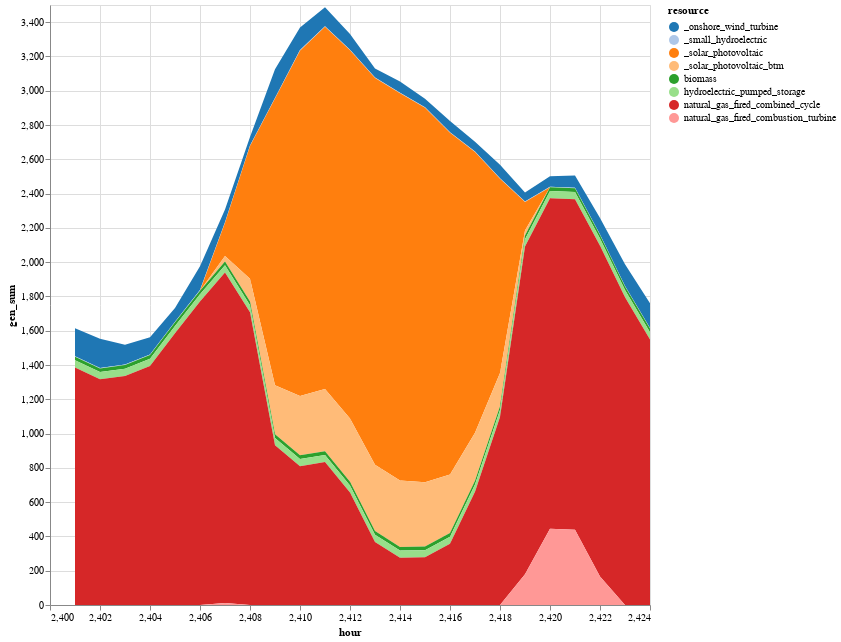

Notebook code cell kept with this figure:
### Markdown cell above
### 5. Run sensitivity on capacity

Let's now examine what happens if we increase utility solar capacity from the current 500MW up to 3500 MW.

### Code cell
# Increase solar photovoltaic capacity
gen_df_sens = copy(gen_df)
gen_df_sens[gen_df_sens.resource .== "solar_photovoltaic",
    :existing_cap_mw] .= 3500

solution = economic_dispatch_multi_time(gen_df_sens, loads_multi, gen_variable_multi);

sol_gen = innerjoin(solution.solution, 
                    gen_df[!, [:r_id, :resource]], 
                    on = :r_id)

sol_gen = combine(groupby(sol_gen, [:resource, :hour]), 
            :gen => sum)
sol_gen_btm = copy(sol_gen)
sol_gen_btm[sol_gen_btm.resource .== "solar_photovoltaic", :resource] .= "_solar_photovoltaic"
sol_gen_btm[sol_gen_btm.resource .== "onshore_wind_turbine", :resource] .= "_onshore_wind_turbine"
sol_gen_btm[sol_gen_btm.resource .== "small_hydroelectric", :resource] .= "_small_hydroelectric"

btm = DataFrame(resource = repeat(["_solar_photovoltaic_btm"]; outer=length(T_period)), 
    hour = T_period,
    gen_sum = gen_variable_multi[gen_variable_multi.gen_full .== "wec_sdge_solar_photovoltaic_1.0",:cf] * 600)
append!(sol_gen_btm, btm)

# Reorder resources
sort!(sol_gen_btm, [:hour, :resource])

# Plot and save the resulting generation figure
p = sol_gen_btm |>
@vlplot(:area, 
    x=:hour, y={:gen_sum, stack=:zero}, 
    color={"resource:n", scale={scheme="category20"}},
    width=600,height=600)
save("results/sol_gen_btm.png",p)
p

### Figure 1 — Vega specification as saved in the notebook (floating-point values rounded to 4 significant figures; data arrays with more than 128 entries replaced by an {"elided": "..."} marker saying what was removed)
{"$schema": "https://vega.github.io/schema/vega/v5.json", "axes": [{"aria": false, "domain": false, "grid": true, "gridScale": "y", "labels": false, "maxExtent": 0, "minExtent": 0, "orient": "bottom", "scale": "x", "tickCount": {"signal": "ceil(width/40)"}, "ticks": false, "zindex": 0}, {"aria": false, "domain": false, "grid": true, "gridScale": "x", "labels": false, "maxExtent": 0, "minExtent": 0, "orient": "left", "scale": "y", "tickCount": {"signal": "ceil(height/40)"}, "ticks": false, "zindex": 0}, {"grid": false, "labelFlush": true, "labelOverlap": true, "orient": "bottom", "scale": "x", "tickCount": {"signal": "ceil(width/40)"}, "title": "hour", "zindex": 0}, {"grid": false, "labelOverlap": true, "orient": "left", "scale": "y", "tickCount": {"signal": "ceil(height/40)"}, "title": "gen_sum", "zindex": 0}], "background": "white", "data": [{"name": "source_0", "values": {"elided": "192 records"}}, {"name": "data_0", "source": "source_0", "transform": [{"as": "hour", "expr": "toNumber(datum[\"hour\"])", "type": "formula"}, {"field": "gen_sum", "groupby": ["resource"], "key": "hour", "method": "value", "type": "impute", "value": 0}, {"as": ["gen_sum_start", "gen_sum_end"], "field": "gen_sum", "groupby": ["hour"], "offset": "zero", "sort": {"field": ["resource"], "order": ["descending"]}, "type": "stack"}]}], "height": 600, "legends": [{"fill": "color", "symbolType": "circle", "title": "resource"}], "marks": [{"encode": {"update": {"height": {"field": {"group": "height"}}, "width": {"field": {"group": "width"}}}}, "from": {"facet": {"data": "data_0", "groupby": ["resource"], "name": "faceted_path_main"}}, "marks": [{"encode": {"update": {"defined": {"signal": "isValid(datum[\"hour\"]) && isFinite(+datum[\"hour\"]) && isValid(datum[\"gen_sum\"]) && isFinite(+datum[\"gen_sum\"])"}, "description": {"signal": "\"hour: \" + (format(datum[\"hour\"], \"\")) + \"; gen_sum: \" + (format(datum[\"gen_sum\"], \"\")) + \"; resource: \" + (isValid(datum[\"resource\"]) ? datum[\"resource\"] : \"\"+datum[\"resource\"])"}, "fill": {"field": "resource", "scale": "color"}, "orient": {"value": "vertical"}, "x": {"field": "hour", "scale": "x"}, "y": {"field": "gen_sum_end", "scale": "y"}, "y2": {"field": "gen_sum_start", "scale": "y"}}}, "from": {"data": "faceted_path_main"}, "name": "marks", "sort": {"field": "datum[\"hour\"]"}, "style": ["area"], "type": "area"}], "name": "pathgroup", "type": "group"}], "padding": 5, "scales": [{"domain": {"data": "data_0", "field": "hour"}, "name": "x", "nice": true, "range": [0, {"signal": "width"}], "type": "linear", "zero": false}, {"domain": {"data": "data_0", "fields": ["gen_sum_start", "gen_sum_end"]}, "name": "y", "nice": true, "range": [{"signal": "height"}, 0], "type": "linear", "zero": true}, {"domain": {"data": "data_0", "field": "resource", "sort": true}, "name": "color", "range": {"scheme": "category20"}, "type": "ordinal"}], "style": "cell", "width": 600}
